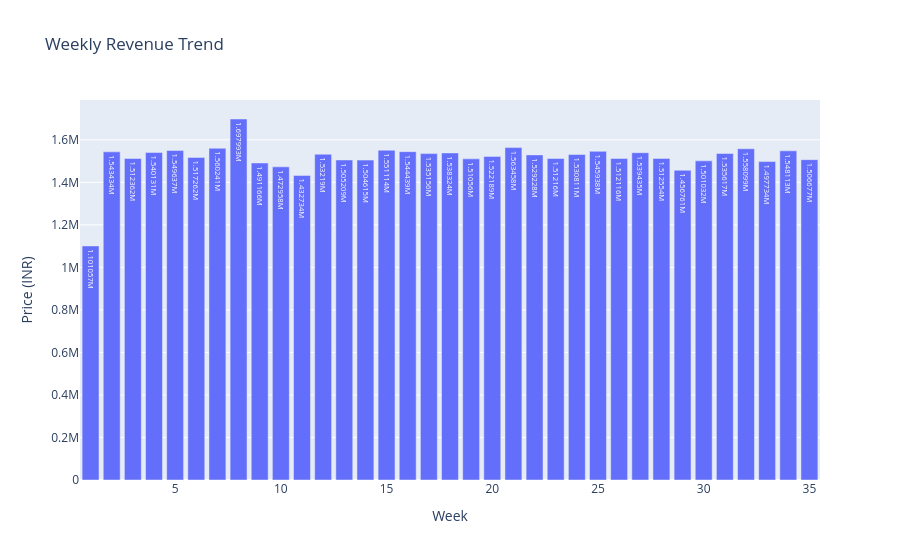

Source (notebook cell):
### Markdown cell above
### Key Insights

- Weekly revenue remained relatively stable throughout the analyzed period.
- Most weeks generated revenue within a relatively narrow range.
- The highest weekly revenue was observed around the middle of the period, while some earlier weeks recorded comparatively lower revenue.
- The relatively consistent weekly performance suggests that revenue was not highly volatile on a week-to-week basis.
- This stability can support more predictable operational and inventory planning.

### Code cell
df["Week"] = pd.to_datetime(df["Order Date"]).dt.isocalendar().week

weekly_revenue = (
    df.groupby("Week")["Price (INR)"]
    .sum()
    .reset_index()
)

fig = px.bar(
    weekly_revenue,
    x="Week",
    y="Price (INR)",
    title="Weekly Revenue Trend",
    text_auto=True,
)
fig.show()

### Figure 1 — Plotly figure (JSON) as saved in the notebook; plotly's stock layout.template omitted (floating-point values rounded to 4 significant figures)
{"data": [{"hovertemplate": "Week=%{x}<br>Price (INR)=%{y}<extra></extra>", "legendgroup": "", "marker": {"color": "#636efa", "pattern": {"shape": ""}}, "name": "", "orientation": "v", "showlegend": false, "textposition": "auto", "texttemplate": "%{y}", "type": "bar", "x": [1, 2, 3, 4, 5, 6, 7, 8, 9, 10, 11, 12, 13, 14, 15, 16, 17, 18, 19, 20, 21, 22, 23, 24, 25, 26, 27, 28, 29, 30, 31, 32, 33, 34, 35], "xaxis": "x", "y": [1101000.0, 1543000.0, 1512000.0, 1540000.0, 1550000.0, 1517000.0, 1560000.0, 1698000.0, 1491000.0, 1473000.0, 1433000.0, 1532000.0, 1505000.0, 1505000.0, 1551000.0, 1544000.0, 1535000.0, 1538000.0, 1511000.0, 1522000.0, 1563000.0, 1529000.0, 1512000.0, 1531000.0, 1546000.0, 1512000.0, 1539000.0, 1513000.0, 1457000.0, 1501000.0, 1536000.0, 1558000.0, 1498000.0, 1548000.0, 1507000.0], "yaxis": "y"}], "layout": {"barmode": "relative", "legend": {"tracegroupgap": 0}, "title": {"text": "Weekly Revenue Trend"}, "xaxis": {"anchor": "y", "domain": [0, 1], "title": {"text": "Week"}}, "yaxis": {"anchor": "x", "domain": [0, 1], "title": {"text": "Price (INR)"}}}}
